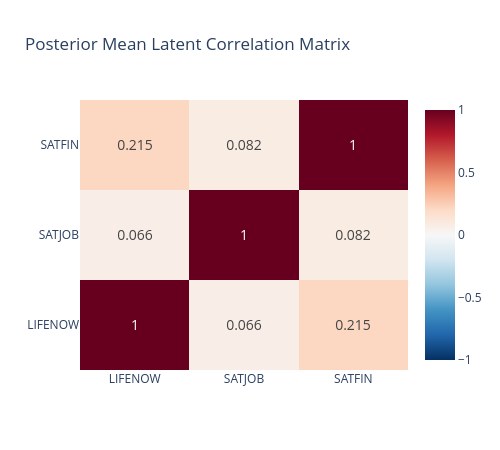

The notebook cell saved with this chart:
### Code cell
# Visualize the posterior mean correlation matrix
fig = go.Figure(data=go.Heatmap(
    z=R_mean,
    x=outcome_labels,
    y=outcome_labels,
    colorscale='RdBu_r',
    zmin=-1, zmax=1,
    text=np.round(R_mean, 3),
    texttemplate='%{text}',
    textfont={'size': 14}
))

fig.update_layout(
    title='Posterior Mean Latent Correlation Matrix',
    width=500, height=450
)
fig.show()

### Figure 1 — Plotly figure (JSON) as saved in the notebook; plotly's stock layout.template omitted (floating-point values rounded to 4 significant figures)
{"data": [{"colorscale": [[0, "rgb(5,48,97)"], [0.1, "rgb(33,102,172)"], [0.2, "rgb(67,147,195)"], [0.3, "rgb(146,197,222)"], [0.4, "rgb(209,229,240)"], [0.5, "rgb(247,247,247)"], [0.6, "rgb(253,219,199)"], [0.7, "rgb(244,165,130)"], [0.8, "rgb(214,96,77)"], [0.9, "rgb(178,24,43)"], [1, "rgb(103,0,31)"]], "text": [[1.0, 0.066, 0.215], [0.066, 1.0, 0.082], [0.215, 0.082, 1.0]], "textfont": {"size": 14}, "texttemplate": "%{text}", "type": "heatmap", "x": ["LIFENOW", "SATJOB", "SATFIN"], "y": ["LIFENOW", "SATJOB", "SATFIN"], "z": [[1.0, 0.06595, 0.2146], [0.06595, 1.0, 0.08162], [0.2146, 0.08162, 1.0]], "zmax": 1, "zmin": -1}], "layout": {"height": 450, "title": {"text": "Posterior Mean Latent Correlation Matrix"}, "width": 500}}
